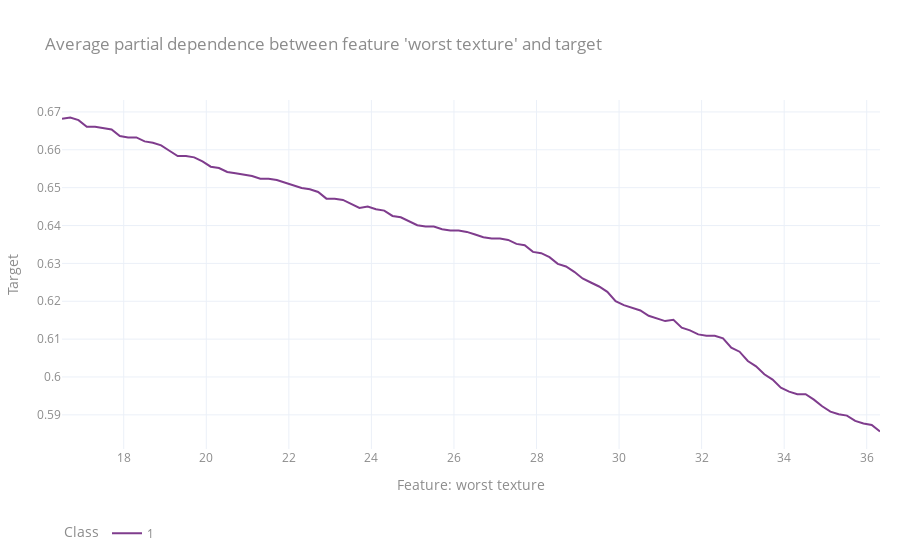

The code cell stored with this chart in its notebook:
### Markdown cell above
`plot.partial_dependence()` shows the average feature partial dependence for a given feature.

### Code cell
clf.plot.partial_dependence(estimator_name="KNeighborsClassifier",
                            feature="worst texture")
